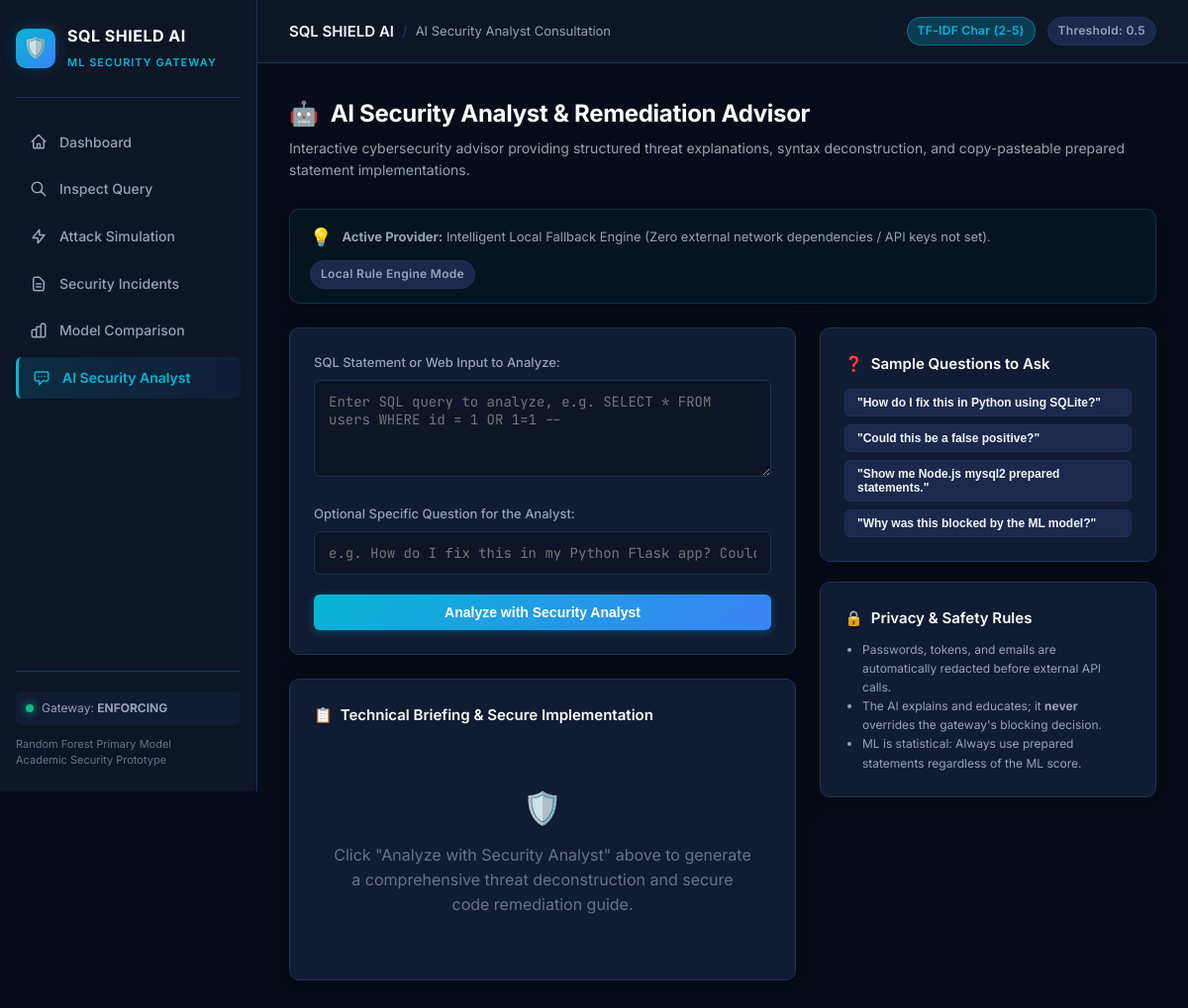
Page /analyst?incident_id=77 on the earlier database version.
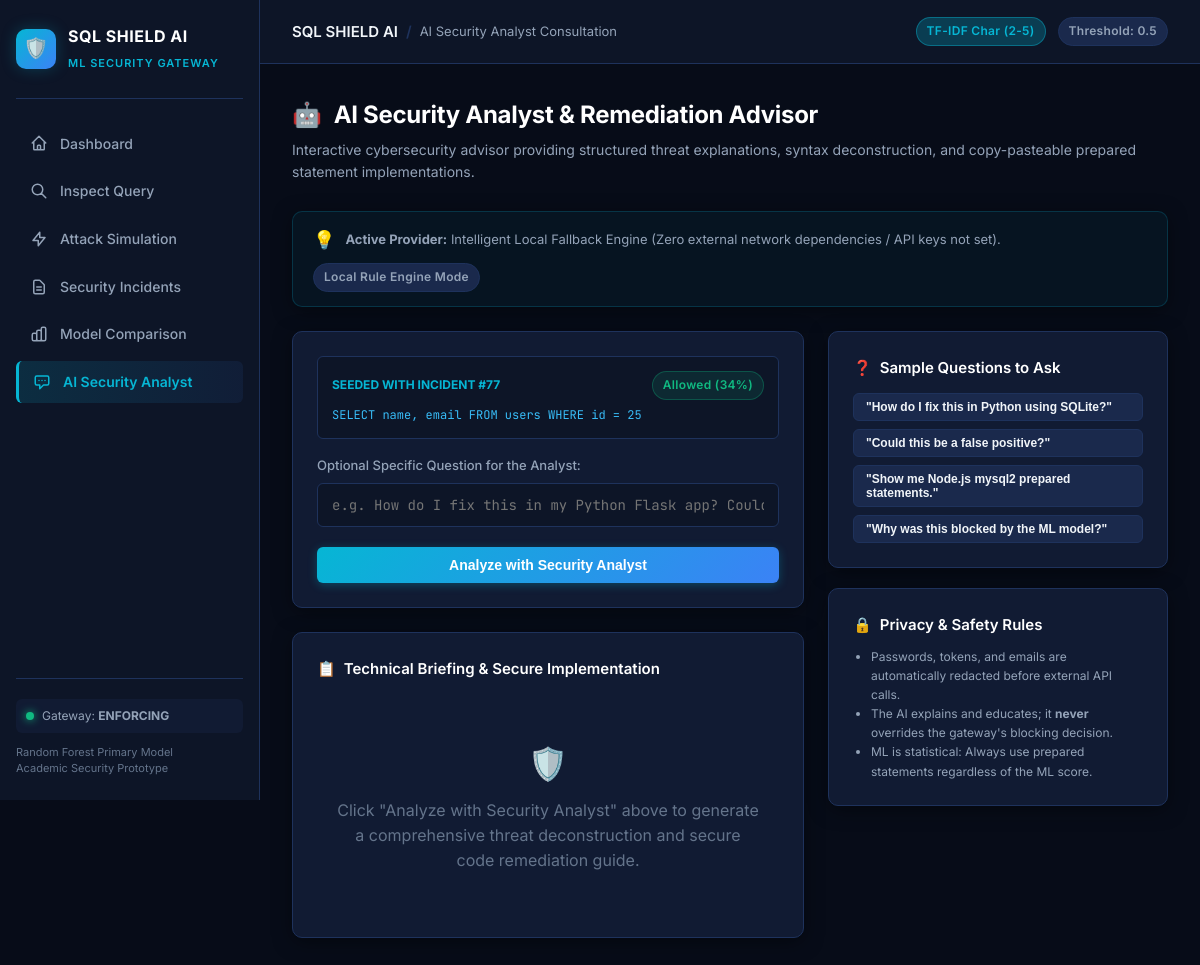
Same page on the later database version.
### tables this page shows
CREATE TABLE incidents (
    id INTEGER PRIMARY KEY AUTOINCREMENT,
    timestamp TEXT NOT NULL,
    submitted_input TEXT NOT NULL,
    predicted_class TEXT NOT NULL,
    model_used TEXT NOT NULL,
    score REAL,
    action_taken TEXT NOT NULL,
    severity TEXT NOT NULL,
    explanation TEXT,
    mitigation TEXT
);

### app.py (the view)
@app.get("/analyst")
def analyst_page():
    incident_id = request.args.get("incident_id")
    incident = None
    if incident_id and incident_id.isdigit():
        incident = get_incident(int(incident_id))
    return render_template(
        "analyst.html",
        active="analyst",
        initial_incident=incident,
        config=config,
    )

### database/db.py (called while the page is built)
def get_connection():
    conn = sqlite3.connect(DB_PATH)
    conn.row_factory = sqlite3.Row
    return conn

def get_incident(incident_id):
    with get_connection() as conn:
        row = conn.execute(
            "SELECT * FROM incidents WHERE id = ?", (int(incident_id),)
        ).fetchone()
        return dict(row) if row else None

### templates/analyst.html (shortened to what this page needs)
{% extends "base.html" %}
{% block breadcrumb %}AI Security Analyst Consultation{% endblock %}
{% block content %}
<div class="page-header">
  <h1 class="page-title">
    <span>🤖</span> AI Security Analyst & Remediation Advisor
  </h1>
  <p class="page-subtitle">
    Interactive cybersecurity advisor providing structured threat explanations, syntax deconstruction, and copy-pasteable prepared statement implementations.
  </p>
</div>
<div class="card" style="margin-bottom: 24px; padding: 14px 20px; background: rgba(6, 182, 212, 0.05); border-color: rgba(6, 182, 212, 0.2);">
  <div style="display:flex; justify-content:space-between; align-items:center; flex-wrap:wrap; gap:10px;">
    <div style="display:flex; align-items:center; gap:10px;">
      <span style="font-size:18px;">💡</span>
      <span style="font-size:13px; color:var(--text-secondary);">
        {% if config.GEMINI_API_KEY and config.GROQ_API_KEY %}
        <strong>Provider order:</strong> Google Gemini ({{ config.GEMINI_MODEL }}) → Groq ({{ config.GROQ_MODEL }}), with automatic sensitive data redaction.
        {% elif config.GEMINI_API_KEY %}
        <strong>Configured provider:</strong> Google Gemini API ({{ config.GEMINI_MODEL }}) with automatic sensitive data redaction.
        {% elif config.GROQ_API_KEY %}
        <strong>Configured provider:</strong> Groq API ({{ config.GROQ_MODEL }}) with automatic sensitive data redaction.
        {% else %}
        <strong>Active Provider:</strong> Intelligent Local Fallback Engine (Zero external network dependencies / API keys not set).
        {% endif %}
      </span>
    </div>
    <span class="badge {{ 'badge-cyan' if (config.GEMINI_API_KEY or config.GROQ_API_KEY) else 'badge-neutral' }}">
      {{ 'Online AI Mode' if (config.GEMINI_API_KEY or config.GROQ_API_KEY) else 'Local Rule Engine Mode' }}
    </span>
  </div>
</div>
<div class="grid-sidebar-layout">
  <div>
    <div class="card" style="margin-bottom: 24px;">
      <form id="analyst-form" {% if initial_incident %}data-incident-id="{{ initial_incident.id }}"{% endif %}>
        {% if initial_incident %}
        <div style="background:var(--bg-secondary); padding:14px; border-radius:6px; margin-bottom:16px; border:1px solid var(--border-color);">
          <div style="display:flex; justify-content:space-between; align-items:center; margin-bottom:6px;">
            <span style="font-size:12px; font-weight:700; color:var(--accent-cyan);">SEEDED WITH INCIDENT #{{ initial_incident.id }}</span>
            <span class="badge {{ 'badge-block' if initial_incident.action_taken == 'Blocked' else 'badge-allow' }}">
              {{ initial_incident.action_taken }} ({{ (initial_incident.score * 100)|round|int }}%)
            </span>
          </div>
          <div class="code-cell" style="max-width:100%; white-space:normal; font-size:12px; color:#38bdf8;">
            {{ initial_incident.submitted_input }}
          </div>
        </div>
        {% else %}
        <div class="form-group">
          <label class="form-label">SQL Statement or Web Input to Analyze:</label>
          <textarea id="analyst-query" class="form-control" rows="4" placeholder="Enter SQL query to analyze, e.g. SELECT * FROM users WHERE id = 1 OR 1=1 --"></textarea>
        </div>
        {% endif %}
        <div class="form-group">
          <label class="form-label">Optional Specific Question for the Analyst:</label>
          <input type="text" id="analyst-question" class="form-control" placeholder="e.g. How do I fix this in my Python Flask app? Could this be a false positive?">
        </div>
        <button type="submit" id="btn-analyst-submit" class="btn btn-primary" style="width:100%;">
          Analyze with Security Analyst
        </button>
      </form>
    </div>
    <div class="card">
      <div class="card-header">
        <div class="card-title">
          <span>📋</span> Technical Briefing & Secure Implementation
        </div>
      </div>
      <div id="analyst-output-box">
        <div style="color:var(--text-muted); text-align:center; padding:40px 20px;">
          <div style="font-size:32px; margin-bottom:10px;">🛡️</div>
          Click "Analyze with Security Analyst" above to generate a comprehensive threat deconstruction and secure code remediation guide.
        </div>
      </div>
    </div>
  </div>
  <div style="display:flex; flex-direction:column; gap:20px;">
    <div class="card">
      <div class="card-title" style="margin-bottom:14px;">
        <span>❓</span> Sample Questions to Ask
      </div>
      <div style="display:flex; flex-direction:column; gap:8px;">
        <button class="btn btn-secondary btn-sm" style="text-align:left; justify-content:flex-start;" onclick="document.getElementById('analyst-question').value = 'How do I fix this in Python using SQLite?';">
          "How do I fix this in Python using SQLite?"
        </button>
        <button class="btn btn-secondary btn-sm" style="text-align:left; justify-content:flex-start;" onclick="document.getElementById('analyst-question').value = 'Could this classification be a false positive?';">
          "Could this be a false positive?"
        </button>
        <button class="btn btn-secondary btn-sm" style="text-align:left; justify-content:flex-start;" onclick="document.getElementById('analyst-question').value = 'Show me Node.js mysql2 prepared statements for this.';">
          "Show me Node.js mysql2 prepared statements."
        </button>
        <button class="btn btn-secondary btn-sm" style="text-align:left; justify-content:flex-start;" onclick="document.getElementById('analyst-question').value = 'Why was this blocked by the ML model?';">
          "Why was this blocked by the ML model?"
        </button>
      </div>
    </div>
    <div class="card">
      <div class="card-title" style="margin-bottom:10px;">
        <span>🔒</span> Privacy & Safety Rules
      </div>
      <ul style="font-size:12px; color:var(--text-secondary); line-height:1.6; margin-left:18px;">
        <li>Passwords, tokens, and emails are automatically redacted before external API calls.</li>
        <li>The AI explains and educates; it <strong>never</strong> overrides the gateway's blocking decision.</li>
        <li>ML is statistical: Always use prepared statements regardless of the ML score.</li>
      </ul>
    </div>
  </div>
</div>
{% endblock %}

### templates/base.html (shortened to what this page needs)
<!DOCTYPE html>
<html lang="en">
<head>
  <link rel="stylesheet" href="{{ url_for('static', filename='css/style.css') }}">
</head>
<body>
  <div class="app-container">
    <aside class="sidebar">
      <a href="/" class="brand">
        <div class="brand-icon">🛡️</div>
        <div class="brand-info">
          <h1>SQL SHIELD AI</h1>
          <span>ML Security Gateway</span>
        </div>
      </a>
      <ul class="nav-menu">
        <li>
          <a href="/" class="nav-link {{ 'active' if active == 'dashboard' else '' }}">
            <svg fill="none" stroke="currentColor" viewBox="0 0 24 24"><path stroke-linecap="round" stroke-linejoin="round" d="M3 12l2-2m0 0l7-7 7 7M5 10v10a1 1 0 001 1h3m10-11l2 2m-2-2v10a1 1 0 01-1 1h-3m-6 0a1 1 0 001-1v-4a1 1 0 011-1h2a1 1 0 011 1v4a1 1 0 001 1m-6 0h6"/></svg>
            Dashboard
          </a>
        </li>
        <li>
          <a href="/detect" class="nav-link {{ 'active' if active == 'detect' else '' }}">
            <svg fill="none" stroke="currentColor" viewBox="0 0 24 24"><path stroke-linecap="round" stroke-linejoin="round" d="M21 21l-6-6m2-5a7 7 0 11-14 0 7 7 0 0114 0z"/></svg>
            Inspect Query
          </a>
        </li>
        <li>
          <a href="/simulation" class="nav-link {{ 'active' if active == 'simulation' else '' }}">
            <svg fill="none" stroke="currentColor" viewBox="0 0 24 24"><path stroke-linecap="round" stroke-linejoin="round" d="M13 10V3L4 14h7v7l9-11h-7z"/></svg>
            Attack Simulation
          </a>
        </li>
        <li>
          <a href="/incidents" class="nav-link {{ 'active' if active == 'incidents' else '' }}">
            <svg fill="none" stroke="currentColor" viewBox="0 0 24 24"><path stroke-linecap="round" stroke-linejoin="round" d="M9 12h6m-6 4h6m2 5H7a2 2 0 01-2-2V5a2 2 0 012-2h5.586a1 1 0 01.707.293l5.414 5.414a1 1 0 01.293.707V19a2 2 0 01-2 2z"/></svg>
            Security Incidents
          </a>
        </li>
        <li>
          <a href="/model-comparison" class="nav-link {{ 'active' if active == 'models' else '' }}">
            <svg fill="none" stroke="currentColor" viewBox="0 0 24 24"><path stroke-linecap="round" stroke-linejoin="round" d="M9 19v-6a2 2 0 00-2-2H5a2 2 0 00-2 2v6a2 2 0 002 2h2a2 2 0 002-2zm0 0V9a2 2 0 012-2h2a2 2 0 012 2v10m-6 0a2 2 0 002 2h2a2 2 0 002-2m0 0V5a2 2 0 012-2h2a2 2 0 012 2v14a2 2 0 01-2 2h-2a2 2 0 01-2-2z"/></svg>
            Model Comparison
          </a>
        </li>
        <li>
          <a href="/analyst" class="nav-link {{ 'active' if active == 'analyst' else '' }}">
            <svg fill="none" stroke="currentColor" viewBox="0 0 24 24"><path stroke-linecap="round" stroke-linejoin="round" d="M8 10h.01M12 10h.01M16 10h.01M9 16H5a2 2 0 01-2-2V6a2 2 0 012-2h14a2 2 0 012 2v8a2 2 0 01-2 2h-5l-5 5v-5z"/></svg>
            AI Security Analyst
          </a>
        </li>
      </ul>
      <div class="sidebar-footer">
        <div class="status-indicator">
          <span class="status-dot"></span>
          <span>Gateway: <strong>ENFORCING</strong></span>
        </div>
        <p style="color:var(--text-muted);font-size:11px;line-height:1.4;">
          Random Forest Primary Model<br>
          Academic Security Prototype
        </p>
      </div>
    </aside>
    <div class="main-wrapper">
      <header class="topbar">
        <div class="topbar-title">
          <span>SQL SHIELD AI</span>
          <span style="color:var(--border-color);">/</span>
          <span style="color:var(--text-secondary);font-size:13px;font-weight:400;">
            {% block breadcrumb %}Defense Console{% endblock %}
          </span>
        </div>
        <div class="topbar-badges">
          <span class="badge badge-cyan">TF-IDF Char (2-5)</span>
          <span class="badge badge-neutral">Threshold: {{ config.DEFAULT_THRESHOLD }}</span>
        </div>
      </header>
      <main class="content-container">
        {% block content %}{% endblock %}
      </main>
    </div>
  </div>
</body>
</html>

Differences in the rows shown:
added incidents: id "77", action_taken "Allowed", (initial_incident.score*100)|round|int "34", submitted_input "SELECT name, email FROM users WHERE id = 25"
Other differences:
text no longer shown: "SQL Statement or Web Input to Analyze:"
text now shown: "SEEDED WITH INCIDENT # ( %)"
